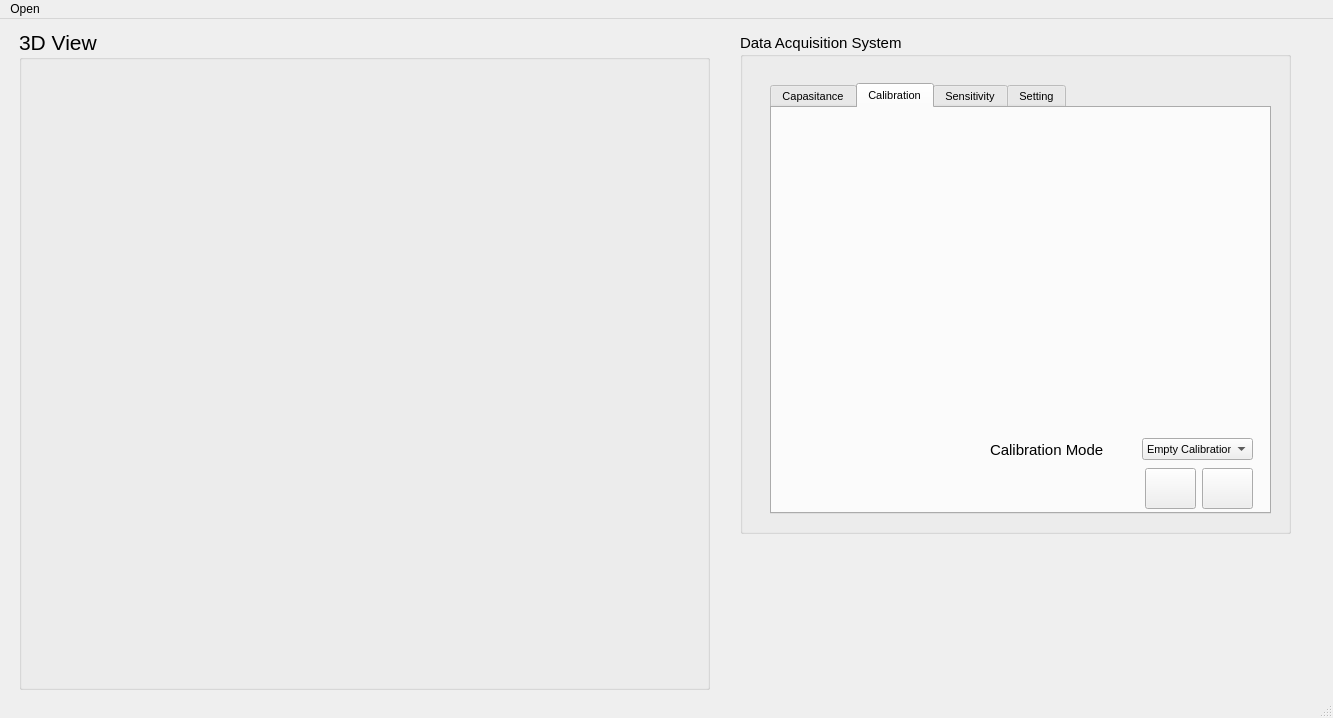
<?xml version="1.0" encoding="UTF-8"?>
<ui version="4.0">
 <class>MainWindow</class>
 <widget class="QMainWindow" name="MainWindow">
  <property name="geometry">
   <rect>
    <x>0</x>
    <y>0</y>
    <width>1333</width>
    <height>718</height>
   </rect>
  </property>
  <property name="windowTitle">
   <string>MainWindow</string>
  </property>
  <widget class="QWidget" name="centralwidget">
   <widget class="QLabel" name="label">
    <property name="geometry">
     <rect>
      <x>690</x>
      <y>490</y>
      <width>46</width>
      <height>13</height>
     </rect>
    </property>
    <property name="text">
     <string/>
    </property>
   </widget>
   <widget class="QGroupBox" name="groupBox">
    <property name="geometry">
     <rect>
      <x>19</x>
      <y>10</y>
      <width>691</width>
      <height>661</height>
     </rect>
    </property>
    <property name="font">
     <font>
      <pointsize>16</pointsize>
     </font>
    </property>
    <property name="title">
     <string>3D View</string>
    </property>
    <widget class="MatplotlibWidget" name="mplwidget_4">
     <property name="geometry">
      <rect>
       <x>10</x>
       <y>30</y>
       <width>661</width>
       <height>601</height>
      </rect>
     </property>
    </widget>
   </widget>
   <widget class="QGroupBox" name="groupBox_2">
    <property name="geometry">
     <rect>
      <x>740</x>
      <y>14</y>
      <width>551</width>
      <height>501</height>
     </rect>
    </property>
    <property name="font">
     <font>
      <pointsize>11</pointsize>
     </font>
    </property>
    <property name="title">
     <string>Data Acquisition System</string>
    </property>
    <widget class="QTabWidget" name="tabWidget">
     <property name="geometry">
      <rect>
       <x>30</x>
       <y>50</y>
       <width>501</width>
       <height>431</height>
      </rect>
     </property>
     <property name="font">
      <font>
       <pointsize>8</pointsize>
      </font>
     </property>
     <property name="whatsThis">
      <string>sdsda</string>
     </property>
     <property name="currentIndex">
      <number>1</number>
     </property>
     <widget class="QWidget" name="tab">
      <attribute name="title">
       <string>Capasitance</string>
      </attribute>
      <widget class="MatplotlibWidget" name="mplwidget">
       <property name="geometry">
        <rect>
         <x>12</x>
         <y>11</y>
         <width>471</width>
         <height>331</height>
        </rect>
       </property>
      </widget>
      <widget class="QPushButton" name="pushButton_7">
       <property name="geometry">
        <rect>
         <x>374</x>
         <y>351</y>
         <width>51</width>
         <height>41</height>
        </rect>
       </property>
       <property name="text">
        <string/>
       </property>
       <property name="icon">
        <iconset>
         <normaloff>icon/1384157972_174920.ico</normaloff>icon/1384157972_174920.ico</iconset>
       </property>
       <property name="iconSize">
        <size>
         <width>32</width>
         <height>32</height>
        </size>
       </property>
      </widget>
      <widget class="QPushButton" name="pushButton_8">
       <property name="geometry">
        <rect>
         <x>317</x>
         <y>351</y>
         <width>51</width>
         <height>41</height>
        </rect>
       </property>
       <property name="text">
        <string/>
       </property>
       <property name="icon">
        <iconset>
         <normaloff>icon/1384157809_208018.ico</normaloff>icon/1384157809_208018.ico</iconset>
       </property>
       <property name="iconSize">
        <size>
         <width>32</width>
         <height>32</height>
        </size>
       </property>
      </widget>
      <widget class="QPushButton" name="pushButton_9">
       <property name="geometry">
        <rect>
         <x>430</x>
         <y>350</y>
         <width>51</width>
         <height>41</height>
        </rect>
       </property>
       <property name="text">
        <string/>
       </property>
       <property name="icon">
        <iconset>
         <normaloff>icon/1384349057_103529.ico</normaloff>icon/1384349057_103529.ico</iconset>
       </property>
       <property name="iconSize">
        <size>
         <width>32</width>
         <height>32</height>
        </size>
       </property>
      </widget>
     </widget>
     <widget class="QWidget" name="tab_2">
      <attribute name="title">
       <string>Calibration</string>
      </attribute>
      <widget class="MatplotlibWidget" name="mplwidget_2">
       <property name="geometry">
        <rect>
         <x>11</x>
         <y>10</y>
         <width>471</width>
         <height>311</height>
        </rect>
       </property>
      </widget>
      <widget class="QComboBox" name="comboBox">
       <property name="geometry">
        <rect>
         <x>370</x>
         <y>330</y>
         <width>111</width>
         <height>22</height>
        </rect>
       </property>
       <item>
        <property name="text">
         <string>Empty Calibration</string>
        </property>
       </item>
       <item>
        <property name="text">
         <string>Full Calibration</string>
        </property>
       </item>
       <item>
        <property name="text">
         <string>Warming Das</string>
        </property>
       </item>
      </widget>
      <widget class="QLabel" name="label_16">
       <property name="geometry">
        <rect>
         <x>218</x>
         <y>327</y>
         <width>141</width>
         <height>30</height>
        </rect>
       </property>
       <property name="font">
        <font>
         <pointsize>11</pointsize>
        </font>
       </property>
       <property name="text">
        <string>Calibration Mode</string>
       </property>
      </widget>
      <widget class="QPushButton" name="pushButton_10">
       <property name="geometry">
        <rect>
         <x>373</x>
         <y>360</y>
         <width>51</width>
         <height>41</height>
        </rect>
       </property>
       <property name="text">
        <string/>
       </property>
       <property name="icon">
        <iconset>
         <normaloff>icon/1384157809_208018.ico</normaloff>icon/1384157809_208018.ico</iconset>
       </property>
       <property name="iconSize">
        <size>
         <width>32</width>
         <height>32</height>
        </size>
       </property>
      </widget>
      <widget class="QPushButton" name="pushButton_11">
       <property name="geometry">
        <rect>
         <x>430</x>
         <y>360</y>
         <width>51</width>
         <height>41</height>
        </rect>
       </property>
       <property name="text">
        <string/>
       </property>
       <property name="icon">
        <iconset>
         <normaloff>icon/1384157972_174920.ico</normaloff>icon/1384157972_174920.ico</iconset>
       </property>
       <property name="iconSize">
        <size>
         <width>32</width>
         <height>32</height>
        </size>
       </property>
      </widget>
     </widget>
     <widget class="QWidget" name="tab_7">
      <property name="enabled">
       <bool>false</bool>
      </property>
      <attribute name="title">
       <string>Sensitivity</string>
      </attribute>
      <widget class="MatplotlibWidget" name="mplwidget_3">
       <property name="geometry">
        <rect>
         <x>15</x>
         <y>10</y>
         <width>261</width>
         <height>191</height>
        </rect>
       </property>
      </widget>
      <widget class="Phonon::SeekSlider" name="seekSlider1">
       <property name="enabled">
        <bool>false</bool>
       </property>
       <property name="geometry">
        <rect>
         <x>10</x>
         <y>180</y>
         <width>260</width>
         <height>90</height>
        </rect>
       </property>
       <property name="acceptDrops">
        <bool>true</bool>
       </property>
       <property name="iconVisible">
        <bool>false</bool>
       </property>
      </widget>
     </widget>
     <widget class="QWidget" name="tab_3">
      <attribute name="title">
       <string>Setting</string>
      </attribute>
      <widget class="QLabel" name="label_4">
       <property name="geometry">
        <rect>
         <x>30</x>
         <y>115</y>
         <width>91</width>
         <height>30</height>
        </rect>
       </property>
       <property name="font">
        <font>
         <pointsize>12</pointsize>
        </font>
       </property>
       <property name="text">
        <string>Mean. Value</string>
       </property>
      </widget>
      <widget class="QLabel" name="label_5">
       <property name="geometry">
        <rect>
         <x>30</x>
         <y>84</y>
         <width>91</width>
         <height>30</height>
        </rect>
       </property>
       <property name="font">
        <font>
         <pointsize>12</pointsize>
        </font>
       </property>
       <property name="text">
        <string>Max. Value</string>
       </property>
      </widget>
      <widget class="QLabel" name="label_6">
       <property name="geometry">
        <rect>
         <x>30</x>
         <y>42</y>
         <width>91</width>
         <height>50</height>
        </rect>
       </property>
       <property name="font">
        <font>
         <pointsize>12</pointsize>
        </font>
       </property>
       <property name="text">
        <string>Min. Value</string>
       </property>
      </widget>
      <widget class="QLabel" name="label_7">
       <property name="geometry">
        <rect>
         <x>30</x>
         <y>18</y>
         <width>91</width>
         <height>30</height>
        </rect>
       </property>
       <property name="font">
        <font>
         <pointsize>12</pointsize>
        </font>
       </property>
       <property name="text">
        <string>Sensor</string>
       </property>
      </widget>
      <widget class="QLabel" name="label_8">
       <property name="geometry">
        <rect>
         <x>30</x>
         <y>174</y>
         <width>91</width>
         <height>30</height>
        </rect>
       </property>
       <property name="font">
        <font>
         <pointsize>12</pointsize>
        </font>
       </property>
       <property name="text">
        <string>Port</string>
       </property>
      </widget>
      <widget class="QLabel" name="label_9">
       <property name="geometry">
        <rect>
         <x>30</x>
         <y>142</y>
         <width>91</width>
         <height>30</height>
        </rect>
       </property>
       <property name="font">
        <font>
         <pointsize>12</pointsize>
        </font>
       </property>
       <property name="text">
        <string>Gain</string>
       </property>
      </widget>
      <widget class="Line" name="line">
       <property name="geometry">
        <rect>
         <x>29</x>
         <y>38</y>
         <width>451</width>
         <height>20</height>
        </rect>
       </property>
       <property name="orientation">
        <enum>Qt::Horizontal</enum>
       </property>
      </widget>
      <widget class="Line" name="line_2">
       <property name="geometry">
        <rect>
         <x>29</x>
         <y>70</y>
         <width>451</width>
         <height>20</height>
        </rect>
       </property>
       <property name="orientation">
        <enum>Qt::Horizontal</enum>
       </property>
      </widget>
      <widget class="Line" name="line_3">
       <property name="geometry">
        <rect>
         <x>29</x>
         <y>102</y>
         <width>451</width>
         <height>20</height>
        </rect>
       </property>
       <property name="orientation">
        <enum>Qt::Horizontal</enum>
       </property>
      </widget>
      <widget class="Line" name="line_4">
       <property name="geometry">
        <rect>
         <x>29</x>
         <y>133</y>
         <width>451</width>
         <height>20</height>
        </rect>
       </property>
       <property name="orientation">
        <enum>Qt::Horizontal</enum>
       </property>
      </widget>
      <widget class="Line" name="line_6">
       <property name="geometry">
        <rect>
         <x>27</x>
         <y>192</y>
         <width>451</width>
         <height>20</height>
        </rect>
       </property>
       <property name="orientation">
        <enum>Qt::Horizontal</enum>
       </property>
      </widget>
      <widget class="Line" name="line_7">
       <property name="geometry">
        <rect>
         <x>28</x>
         <y>165</y>
         <width>451</width>
         <height>20</height>
        </rect>
       </property>
       <property name="orientation">
        <enum>Qt::Horizontal</enum>
       </property>
      </widget>
      <widget class="QDoubleSpinBox" name="doubleSpinBox">
       <property name="geometry">
        <rect>
         <x>390</x>
         <y>22</y>
         <width>91</width>
         <height>22</height>
        </rect>
       </property>
       <property name="alignment">
        <set>Qt::AlignCenter</set>
       </property>
       <property name="decimals">
        <number>0</number>
       </property>
       <property name="minimum">
        <double>2.000000000000000</double>
       </property>
       <property name="maximum">
        <double>128.000000000000000</double>
       </property>
       <property name="singleStep">
        <double>2.000000000000000</double>
       </property>
      </widget>
      <widget class="QDoubleSpinBox" name="doubleSpinBox_2">
       <property name="geometry">
        <rect>
         <x>390</x>
         <y>52</y>
         <width>91</width>
         <height>22</height>
        </rect>
       </property>
       <property name="alignment">
        <set>Qt::AlignCenter</set>
       </property>
       <property name="decimals">
        <number>0</number>
       </property>
       <property name="minimum">
        <double>900.000000000000000</double>
       </property>
       <property name="maximum">
        <double>1500.000000000000000</double>
       </property>
       <property name="singleStep">
        <double>100.000000000000000</double>
       </property>
      </widget>
      <widget class="QDoubleSpinBox" name="doubleSpinBox_3">
       <property name="geometry">
        <rect>
         <x>390</x>
         <y>85</y>
         <width>91</width>
         <height>22</height>
        </rect>
       </property>
       <property name="alignment">
        <set>Qt::AlignCenter</set>
       </property>
       <property name="decimals">
        <number>0</number>
       </property>
       <property name="minimum">
        <double>900.000000000000000</double>
       </property>
       <property name="maximum">
        <double>1500.000000000000000</double>
       </property>
       <property name="singleStep">
        <double>100.000000000000000</double>
       </property>
      </widget>
      <widget class="QDoubleSpinBox" name="doubleSpinBox_4">
       <property name="geometry">
        <rect>
         <x>390</x>
         <y>116</y>
         <width>91</width>
         <height>22</height>
        </rect>
       </property>
       <property name="alignment">
        <set>Qt::AlignCenter</set>
       </property>
       <property name="decimals">
        <number>0</number>
       </property>
       <property name="minimum">
        <double>900.000000000000000</double>
       </property>
       <property name="maximum">
        <double>1500.000000000000000</double>
       </property>
       <property name="singleStep">
        <double>100.000000000000000</double>
       </property>
      </widget>
      <widget class="QDoubleSpinBox" name="doubleSpinBox_5">
       <property name="geometry">
        <rect>
         <x>390</x>
         <y>145</y>
         <width>91</width>
         <height>22</height>
        </rect>
       </property>
       <property name="alignment">
        <set>Qt::AlignCenter</set>
       </property>
       <property name="decimals">
        <number>0</number>
       </property>
       <property name="minimum">
        <double>1.000000000000000</double>
       </property>
       <property name="maximum">
        <double>5.000000000000000</double>
       </property>
       <property name="singleStep">
        <double>1.000000000000000</double>
       </property>
       <property name="value">
        <double>1.000000000000000</double>
       </property>
      </widget>
      <widget class="QDoubleSpinBox" name="doubleSpinBox_6">
       <property name="geometry">
        <rect>
         <x>390</x>
         <y>178</y>
         <width>91</width>
         <height>20</height>
        </rect>
       </property>
       <property name="alignment">
        <set>Qt::AlignCenter</set>
       </property>
       <property name="decimals">
        <number>0</number>
       </property>
       <property name="minimum">
        <double>1.000000000000000</double>
       </property>
       <property name="maximum">
        <double>5.000000000000000</double>
       </property>
       <property name="singleStep">
        <double>1.000000000000000</double>
       </property>
       <property name="value">
        <double>1.000000000000000</double>
       </property>
      </widget>
      <widget class="QPushButton" name="pushButton">
       <property name="geometry">
        <rect>
         <x>430</x>
         <y>290</y>
         <width>51</width>
         <height>41</height>
        </rect>
       </property>
       <property name="text">
        <string/>
       </property>
       <property name="icon">
        <iconset>
         <normaloff>icon/1384157972_174920.ico</normaloff>icon/1384157972_174920.ico</iconset>
       </property>
       <property name="iconSize">
        <size>
         <width>32</width>
         <height>32</height>
        </size>
       </property>
      </widget>
      <widget class="QPushButton" name="pushButton_2">
       <property name="geometry">
        <rect>
         <x>375</x>
         <y>290</y>
         <width>51</width>
         <height>41</height>
        </rect>
       </property>
       <property name="text">
        <string/>
       </property>
       <property name="icon">
        <iconset>
         <normaloff>icon/1384157920_208014.ico</normaloff>icon/1384157920_208014.ico</iconset>
       </property>
       <property name="iconSize">
        <size>
         <width>32</width>
         <height>32</height>
        </size>
       </property>
      </widget>
      <widget class="QPushButton" name="pushButton_3">
       <property name="geometry">
        <rect>
         <x>320</x>
         <y>290</y>
         <width>51</width>
         <height>41</height>
        </rect>
       </property>
       <property name="text">
        <string/>
       </property>
       <property name="icon">
        <iconset>
         <normaloff>icon/1384157809_208018.ico</normaloff>icon/1384157809_208018.ico</iconset>
       </property>
       <property name="iconSize">
        <size>
         <width>32</width>
         <height>32</height>
        </size>
       </property>
      </widget>
     </widget>
    </widget>
   </widget>
   <widget class="QLabel" name="label_2">
    <property name="geometry">
     <rect>
      <x>870</x>
      <y>570</y>
      <width>411</width>
      <height>81</height>
     </rect>
    </property>
    <property name="text">
     <string/>
    </property>
    <property name="pixmap">
     <pixmap>icon/logo(1).png</pixmap>
    </property>
    <property name="scaledContents">
     <bool>true</bool>
    </property>
   </widget>
  </widget>
  <widget class="QMenuBar" name="menubar">
   <property name="geometry">
    <rect>
     <x>0</x>
     <y>0</y>
     <width>1333</width>
     <height>21</height>
    </rect>
   </property>
   <widget class="QMenu" name="menuOpen">
    <property name="title">
     <string>Open</string>
    </property>
   </widget>
   <addaction name="menuOpen"/>
  </widget>
  <widget class="QStatusBar" name="statusbar"/>
 </widget>
 <customwidgets>
  <customwidget>
   <class>Phonon::SeekSlider</class>
   <extends>QWidget</extends>
   <header location="global">phonon/seekslider.h</header>
  </customwidget>
  <customwidget>
   <class>MatplotlibWidget</class>
   <extends>QWidget</extends>
   <header>matplotlibwidget</header>
  </customwidget>
 </customwidgets>
 <resources/>
 <connections/>
</ui>
